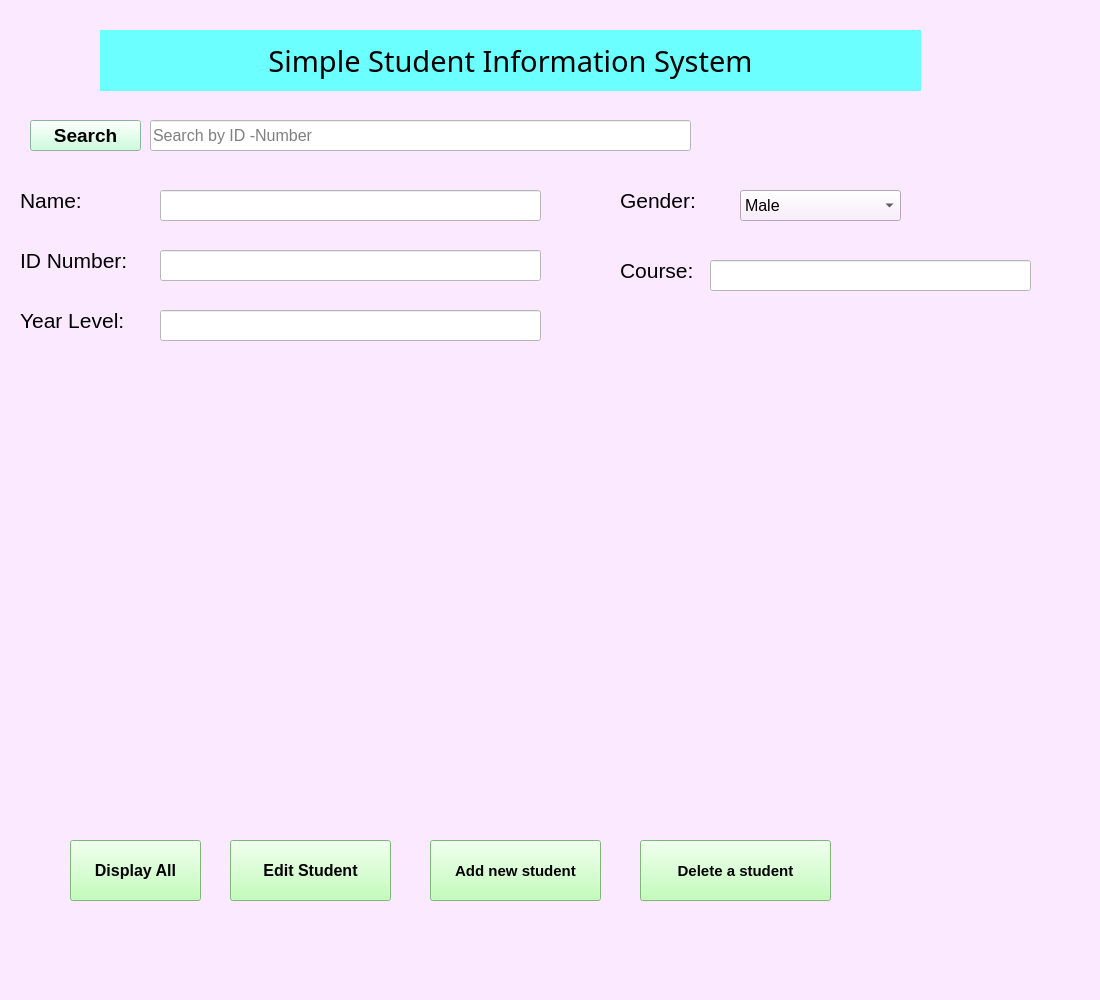
<?xml version="1.0" encoding="UTF-8"?>
<ui version="4.0">
 <class>MainWindow</class>
 <widget class="QMainWindow" name="MainWindow">
  <property name="geometry">
   <rect>
    <x>0</x>
    <y>0</y>
    <width>1100</width>
    <height>1000</height>
   </rect>
  </property>
  <property name="windowTitle">
   <string>MainWindow</string>
  </property>
  <property name="styleSheet">
   <string notr="true">background-color: rgb(251, 233, 255);</string>
  </property>
  <widget class="QWidget" name="centralwidget">
   <widget class="QLabel" name="labelSIS">
    <property name="geometry">
     <rect>
      <x>100</x>
      <y>30</y>
      <width>821</width>
      <height>61</height>
     </rect>
    </property>
    <property name="font">
     <font>
      <family>Lucida Calligraphy</family>
      <pointsize>22</pointsize>
     </font>
    </property>
    <property name="styleSheet">
     <string notr="true">background-color: rgb(108, 255, 255);</string>
    </property>
    <property name="text">
     <string>Simple Student Information System</string>
    </property>
    <property name="alignment">
     <set>Qt::AlignCenter</set>
    </property>
   </widget>
   <widget class="QPushButton" name="pushButtonSearch">
    <property name="geometry">
     <rect>
      <x>30</x>
      <y>120</y>
      <width>111</width>
      <height>31</height>
     </rect>
    </property>
    <property name="font">
     <font>
      <pointsize>14</pointsize>
      <weight>75</weight>
      <bold>true</bold>
     </font>
    </property>
    <property name="styleSheet">
     <string notr="true">background-color: rgb(192, 255, 213);</string>
    </property>
    <property name="text">
     <string>Search</string>
    </property>
   </widget>
   <widget class="QLineEdit" name="lineEditSearch">
    <property name="geometry">
     <rect>
      <x>150</x>
      <y>120</y>
      <width>541</width>
      <height>31</height>
     </rect>
    </property>
    <property name="font">
     <font>
      <pointsize>12</pointsize>
     </font>
    </property>
    <property name="styleSheet">
     <string notr="true">background-color: rgb(255, 255, 255);
border-color: rgb(48, 255, 249);</string>
    </property>
    <property name="text">
     <string/>
    </property>
    <property name="placeholderText">
     <string>Search by ID -Number</string>
    </property>
   </widget>
   <widget class="QLabel" name="labelName">
    <property name="geometry">
     <rect>
      <x>20</x>
      <y>180</y>
      <width>91</width>
      <height>41</height>
     </rect>
    </property>
    <property name="font">
     <font>
      <family>MS UI Gothic</family>
      <pointsize>16</pointsize>
     </font>
    </property>
    <property name="text">
     <string>Name:</string>
    </property>
   </widget>
   <widget class="QLabel" name="labelidnumber">
    <property name="geometry">
     <rect>
      <x>20</x>
      <y>240</y>
      <width>131</width>
      <height>41</height>
     </rect>
    </property>
    <property name="font">
     <font>
      <family>MS UI Gothic</family>
      <pointsize>16</pointsize>
     </font>
    </property>
    <property name="text">
     <string>ID Number:</string>
    </property>
   </widget>
   <widget class="QLabel" name="labelYearlevel">
    <property name="geometry">
     <rect>
      <x>20</x>
      <y>300</y>
      <width>131</width>
      <height>41</height>
     </rect>
    </property>
    <property name="font">
     <font>
      <family>MS UI Gothic</family>
      <pointsize>16</pointsize>
     </font>
    </property>
    <property name="text">
     <string>Year Level:</string>
    </property>
   </widget>
   <widget class="QLabel" name="labelGender">
    <property name="geometry">
     <rect>
      <x>620</x>
      <y>180</y>
      <width>91</width>
      <height>41</height>
     </rect>
    </property>
    <property name="font">
     <font>
      <family>MS UI Gothic</family>
      <pointsize>16</pointsize>
     </font>
    </property>
    <property name="text">
     <string>Gender:</string>
    </property>
   </widget>
   <widget class="QLabel" name="labelCourse">
    <property name="geometry">
     <rect>
      <x>620</x>
      <y>250</y>
      <width>91</width>
      <height>41</height>
     </rect>
    </property>
    <property name="font">
     <font>
      <family>MS UI Gothic</family>
      <pointsize>16</pointsize>
     </font>
    </property>
    <property name="text">
     <string>Course:</string>
    </property>
   </widget>
   <widget class="QLineEdit" name="lineEditName">
    <property name="geometry">
     <rect>
      <x>160</x>
      <y>190</y>
      <width>381</width>
      <height>31</height>
     </rect>
    </property>
    <property name="font">
     <font>
      <pointsize>12</pointsize>
      <weight>50</weight>
      <bold>false</bold>
     </font>
    </property>
    <property name="styleSheet">
     <string notr="true">background-color: rgb(255, 255, 255);
border-color: rgb(170, 255, 255);</string>
    </property>
    <property name="text">
     <string/>
    </property>
   </widget>
   <widget class="QLineEdit" name="lineEditIdnumber">
    <property name="geometry">
     <rect>
      <x>160</x>
      <y>250</y>
      <width>381</width>
      <height>31</height>
     </rect>
    </property>
    <property name="font">
     <font>
      <pointsize>12</pointsize>
      <weight>50</weight>
      <bold>false</bold>
     </font>
    </property>
    <property name="styleSheet">
     <string notr="true">background-color: rgb(255, 255, 255);
border-color: rgb(170, 255, 255);</string>
    </property>
    <property name="text">
     <string/>
    </property>
   </widget>
   <widget class="QLineEdit" name="lineEditYearlevel">
    <property name="geometry">
     <rect>
      <x>160</x>
      <y>310</y>
      <width>381</width>
      <height>31</height>
     </rect>
    </property>
    <property name="font">
     <font>
      <pointsize>12</pointsize>
      <weight>50</weight>
      <bold>false</bold>
     </font>
    </property>
    <property name="styleSheet">
     <string notr="true">background-color: rgb(255, 255, 255);
border-color: rgb(170, 255, 255);</string>
    </property>
    <property name="text">
     <string/>
    </property>
   </widget>
   <widget class="QLineEdit" name="lineEditCourse">
    <property name="geometry">
     <rect>
      <x>710</x>
      <y>260</y>
      <width>321</width>
      <height>31</height>
     </rect>
    </property>
    <property name="font">
     <font>
      <pointsize>12</pointsize>
      <weight>50</weight>
      <bold>false</bold>
     </font>
    </property>
    <property name="styleSheet">
     <string notr="true">background-color: rgb(255, 255, 255);
border-color: rgb(170, 255, 255);</string>
    </property>
    <property name="text">
     <string/>
    </property>
   </widget>
   <widget class="QComboBox" name="comboBox">
    <property name="geometry">
     <rect>
      <x>740</x>
      <y>190</y>
      <width>161</width>
      <height>31</height>
     </rect>
    </property>
    <property name="font">
     <font>
      <pointsize>12</pointsize>
     </font>
    </property>
    <item>
     <property name="text">
      <string>Male</string>
     </property>
    </item>
    <item>
     <property name="text">
      <string>Female</string>
     </property>
    </item>
   </widget>
   <widget class="QPushButton" name="pushButton">
    <property name="geometry">
     <rect>
      <x>70</x>
      <y>840</y>
      <width>131</width>
      <height>61</height>
     </rect>
    </property>
    <property name="font">
     <font>
      <pointsize>12</pointsize>
      <weight>75</weight>
      <bold>true</bold>
     </font>
    </property>
    <property name="styleSheet">
     <string notr="true">background-color: rgb(175, 255, 166);
border-color: rgb(0, 255, 255);</string>
    </property>
    <property name="text">
     <string>Display All</string>
    </property>
   </widget>
   <widget class="QPushButton" name="pushButton_2">
    <property name="geometry">
     <rect>
      <x>230</x>
      <y>840</y>
      <width>161</width>
      <height>61</height>
     </rect>
    </property>
    <property name="font">
     <font>
      <pointsize>12</pointsize>
      <weight>75</weight>
      <bold>true</bold>
     </font>
    </property>
    <property name="styleSheet">
     <string notr="true">background-color: rgb(175, 255, 166);
border-color: rgb(0, 255, 255);</string>
    </property>
    <property name="text">
     <string>Edit Student</string>
    </property>
   </widget>
   <widget class="QPushButton" name="pushButton_3">
    <property name="geometry">
     <rect>
      <x>430</x>
      <y>840</y>
      <width>171</width>
      <height>61</height>
     </rect>
    </property>
    <property name="font">
     <font>
      <pointsize>11</pointsize>
      <weight>75</weight>
      <bold>true</bold>
     </font>
    </property>
    <property name="styleSheet">
     <string notr="true">background-color: rgb(175, 255, 166);
border-color: rgb(0, 255, 255);</string>
    </property>
    <property name="text">
     <string>Add new student</string>
    </property>
   </widget>
   <widget class="QPushButton" name="pushButton_4">
    <property name="geometry">
     <rect>
      <x>640</x>
      <y>840</y>
      <width>191</width>
      <height>61</height>
     </rect>
    </property>
    <property name="font">
     <font>
      <pointsize>11</pointsize>
      <weight>75</weight>
      <bold>true</bold>
     </font>
    </property>
    <property name="styleSheet">
     <string notr="true">background-color: rgb(175, 255, 166);
border-color: rgb(0, 255, 255);</string>
    </property>
    <property name="text">
     <string>Delete a student</string>
    </property>
   </widget>
  </widget>
  <widget class="QMenuBar" name="menubar">
   <property name="geometry">
    <rect>
     <x>0</x>
     <y>0</y>
     <width>1100</width>
     <height>26</height>
    </rect>
   </property>
  </widget>
  <widget class="QStatusBar" name="statusbar"/>
 </widget>
 <resources/>
 <connections/>
</ui>
